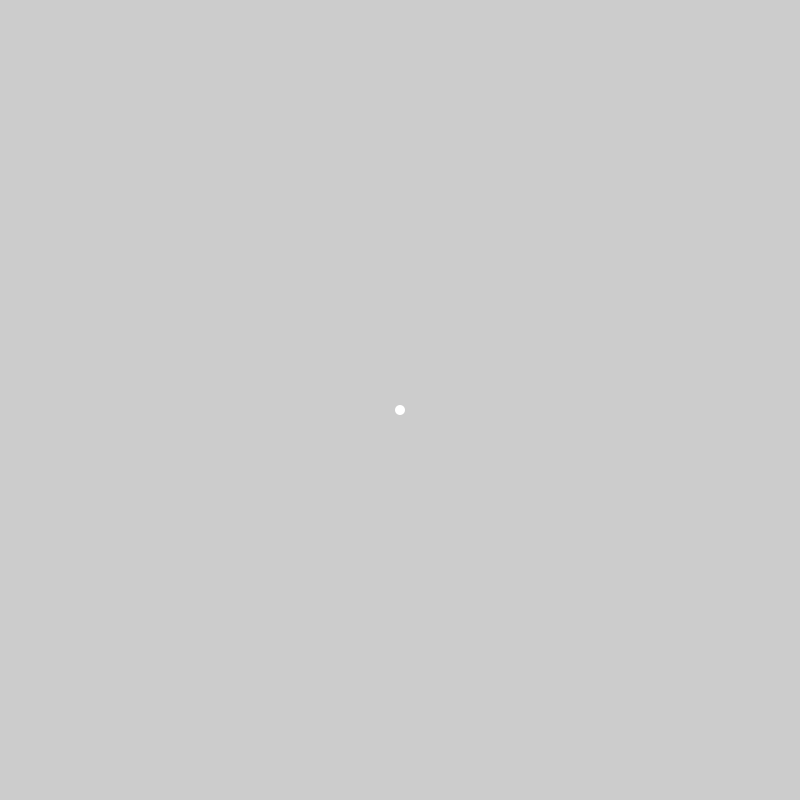
Frame 1 (no input)
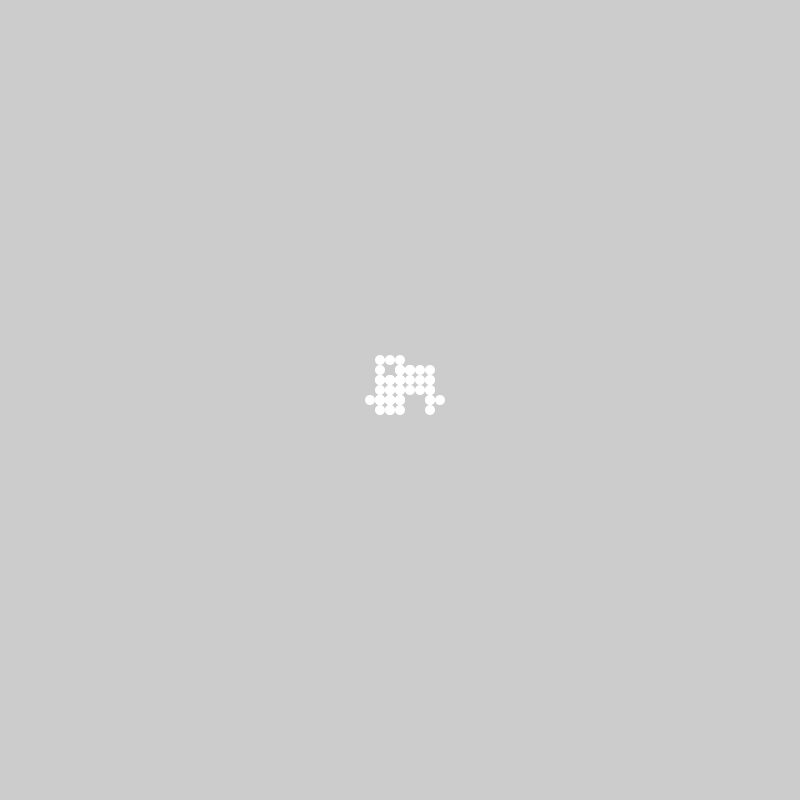
Frame 60 (the mouse pressed at the canvas centre just before this capture)
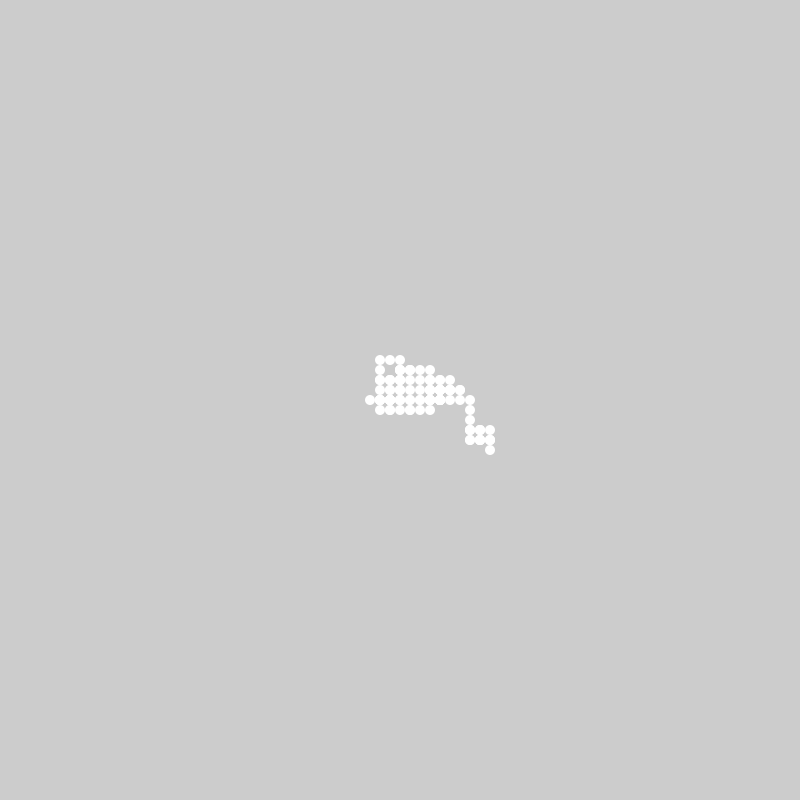
Frame 120 (the mouse held since frame 60 and released just before this capture)

The Processing sketch that drew these frames (run headless with seeded random() and noise(); from frame 60 on, the mouse is pressed at the canvas centre):

// Processing sketch: Random_walker
// ── Random_walker.pde
int posX, posY;
int dir;

color couleur = color(51);


void setup(){
	posX = 0;
	posY = 0;
	size(800,800);
	noStroke();

}


void draw(){
	translate(400,400);
	dir = floor(random(4));
	switch (dir) {
		case 0 : 
			posX+=10;
			break;
		case 1 : 
			posX-=10;
			break;
		case 2 : 
			posY+=10;
			break;
		case 3 : 
			posY-=10;
			break;
		
	}
	if(get(posX, posY) == color(255,255,255)){
		fill(0,0,0);
	}
	else{
		fill(255,255,255);
	}
	ellipse(posX, posY, 10,10);



}
